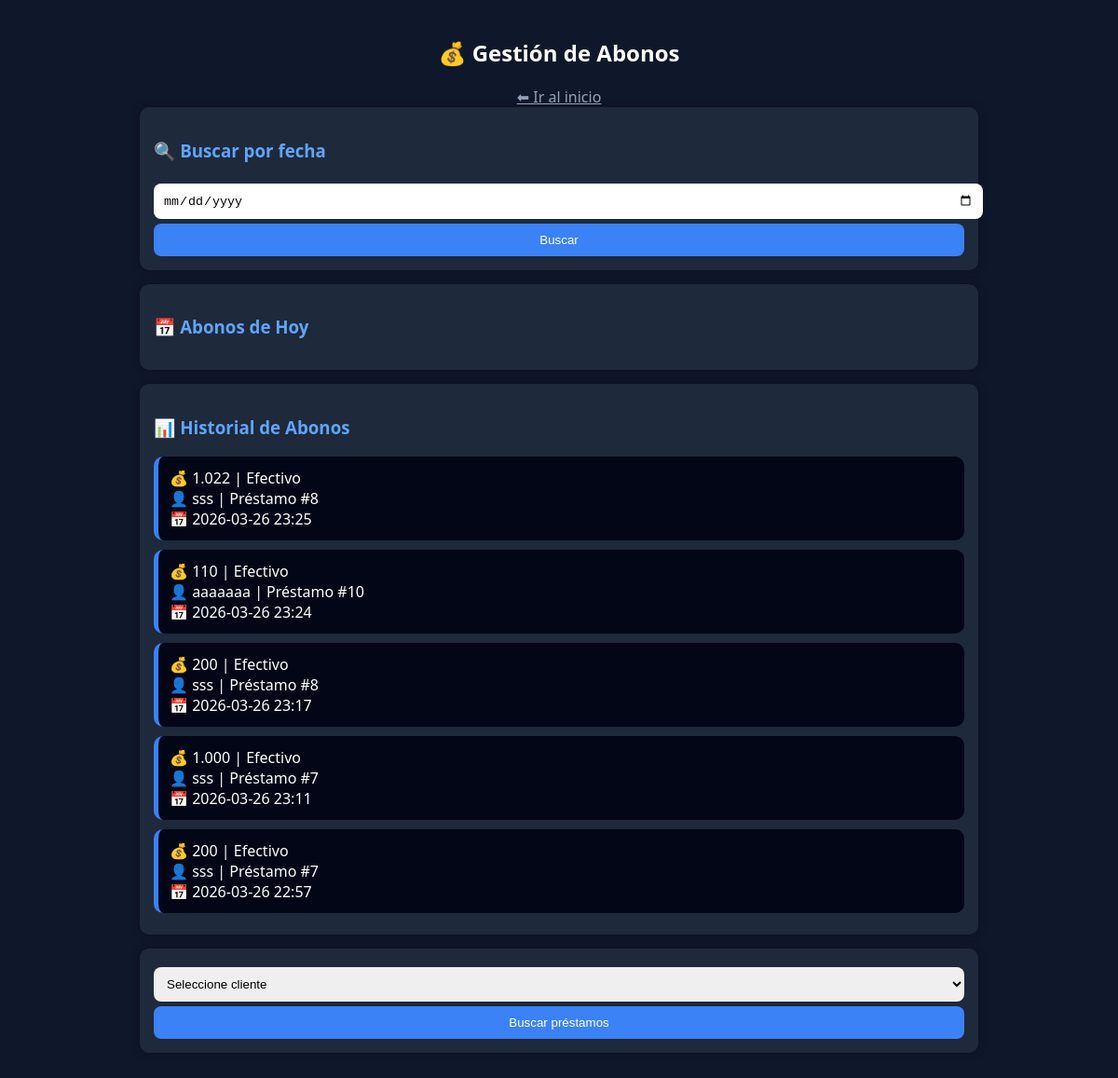
/abonos, run on the app's committed database.
### tables this page shows
CREATE TABLE abonos(
id INTEGER PRIMARY KEY AUTOINCREMENT,
prestamo_id INTEGER,
monto REAL,
fecha TEXT, tipo TEXT DEFAULT 'Efectivo');

CREATE TABLE clientes(
id INTEGER PRIMARY KEY AUTOINCREMENT,
nombre TEXT,
telefono TEXT,
direccion TEXT);

### app.py (the view, shortened to what this page needs)
@app.route("/abonos", methods=["GET","POST"])
def abonos():
    conn = conectar()
    cursor = conn.cursor()
    clientes = cursor.execute("SELECT * FROM clientes").fetchall()
    prestamos = []
    historial = []
    mensaje = ""
    fecha_filtro = request.form.get("fecha_filtro")
    query = """
        SELECT a.id, a.monto, a.tipo, a.fecha,
               c.nombre,
               p.id
        FROM abonos a
        JOIN prestamos p ON a.prestamo_id = p.id
        JOIN clientes c ON p.client_id = c.id
    """
    query = query.replace("p.client_id", "p.cliente_id")
    params = ()
    if fecha_filtro:
        query += " WHERE a.fecha LIKE ?"
        params = (f"{fecha_filtro}%",)
    query += " ORDER BY a.id DESC"
    data_hist = cursor.execute(query, params).fetchall()
    for h in data_hist:
        historial.append({
            "id": h[0],
            "monto": formato(h[1]),
            "tipo": h[2],
            "fecha": h[3],
            "cliente": h[4],
            "prestamo": h[5]
        })
    hoy = datetime.now().strftime("%Y-%m-%d")
    abonos_hoy = [h for h in historial if hoy in h["fecha"]]
    conn.close()
    return render_template("abonos.html",
                           clientes=clientes,
                           prestamos=prestamos,
                           historial=historial,
                           abonos_hoy=abonos_hoy,
                           mensaje=mensaje)

### app.py (called while the page is built)
def conectar():
    return sqlite3.connect("sistema.db")

def formato(x):
    return "{:,.0f}".format(x).replace(",", ".")

### templates/abonos.html (shortened to what this page needs)
<!DOCTYPE html>
<html>
<head>
<link rel="stylesheet" href="{{ url_for('static', filename='style.css') }}">
</head>
<body>
<div class="container">
<h2>💰 Gestión de Abonos</h2>
<a href="/" class="volver">⬅ Ir al inicio</a>
<div class="card">
<h3>🔍 Buscar por fecha</h3>
<form method="POST">
<input type="date" name="fecha_filtro">
<button>Buscar</button>
</form>
</div>
<div class="card">
<h3>📅 Abonos de Hoy</h3>
</div>
<div class="card">
<h3>📊 Historial de Abonos</h3>
{% for a in historial %}
<div class="item">
💰 {{a.monto}} | {{a.tipo}} <br>
👤 {{a.cliente}} | Préstamo #{{a.prestamo}} <br>
📅 {{a.fecha}}
</div>
{% endfor %}
</div>
<div class="card">
<form method="POST">
<select name="cliente">
<option value="">Seleccione cliente</option>
</select>
<button>Buscar préstamos</button>
</form>
</div>
</div>
</body>
</html>

### static/style.css (style rules this page uses)
body { font-family: 'Segoe UI', sans-serif; background: #0f172a; color: #fff; margin:0; }
.container { width:90%; max-width:900px; margin:auto; padding:20px; }
h2 { text-align:center; margin-bottom:20px; }
.card { background:#1e293b; padding:15px; border-radius:10px; margin-bottom:15px; box-shadow:0 0 10px rgba(0,0,0,0.3); }
input, select { width:100%; padding:10px; margin:5px 0; border-radius:8px; border:none; outline:none; }
button { background:#3b82f6; color:white; border:none; padding:10px; border-radius:8px; cursor:pointer; width:100%; }
.volver { display:block; text-align:center; margin-top:20px; color:#94a3b8; }
.item { background:#0f172a; padding:10px; border-radius:8px; margin-bottom:8px; border-left:4px solid #3b82f6; }
h3 { color:#60a5fa; }
.item { background:#020617; padding:12px; border-radius:10px; margin-top:10px; border-left:5px solid #3b82f6; transition:0.3s; }

### data on the page
abonos: monto "1.022", tipo "Efectivo", cliente "sss", prestamo "8", fecha "2026-03-26 23:25"
abonos: monto "110", tipo "Efectivo", cliente "aaaaaaa", prestamo "10", fecha "2026-03-26 23:24"
abonos: monto "200", tipo "Efectivo", cliente "sss", prestamo "8", fecha "2026-03-26 23:17"
abonos: monto "1.000", tipo "Efectivo", cliente "sss", prestamo "7", fecha "2026-03-26 23:11"
abonos: monto "200", tipo "Efectivo", cliente "sss", prestamo "7", fecha "2026-03-26 22:57"
